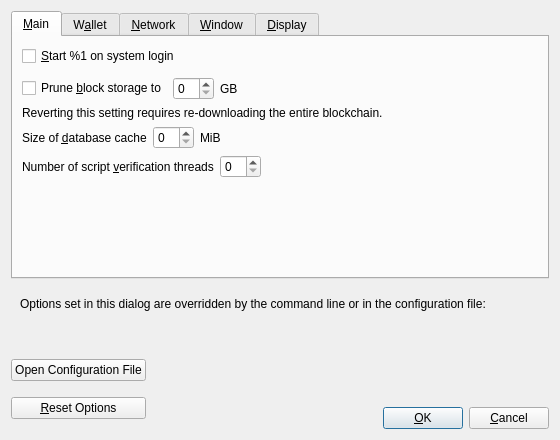
<?xml version="1.0" encoding="UTF-8"?>
<ui version="4.0">
 <class>OptionsDialog</class>
 <widget class="QDialog" name="OptionsDialog">
  <property name="geometry">
   <rect>
    <x>0</x>
    <y>0</y>
    <width>560</width>
    <height>440</height>
   </rect>
  </property>
  <property name="windowTitle">
   <string>Options</string>
  </property>
  <property name="modal">
   <bool>true</bool>
  </property>
  <layout class="QVBoxLayout" name="verticalLayout">
   <item>
    <widget class="QTabWidget" name="tabWidget">
     <property name="currentIndex">
      <number>0</number>
     </property>
     <widget class="QWidget" name="tabMain">
      <attribute name="title">
       <string>&amp;Main</string>
      </attribute>
      <layout class="QVBoxLayout" name="verticalLayout_Main">
       <item>
        <widget class="QCheckBox" name="arcadiaAtStartup">
         <property name="toolTip">
          <string>Automatically start %1 after logging in to the system.</string>
         </property>
         <property name="text">
          <string>&amp;Start %1 on system login</string>
         </property>
        </widget>
       </item>
       <item>
        <spacer name="horizontalSpacer_0_Main">
         <property name="orientation">
          <enum>Qt::Horizontal</enum>
         </property>
         <property name="sizeHint" stdset="0">
          <size>
           <width>40</width>
           <height>5</height>
          </size>
         </property>
        </spacer>
       </item>
       <item>
       <layout class="QHBoxLayout" name="horizontalLayout_Main_Prune">
        <item>
         <widget class="QCheckBox" name="prune">
          <property name="toolTip">
           <string>Disables some advanced features but all blocks will still be fully validated. Reverting this setting requires re-downloading the entire blockchain. Actual disk usage may be somewhat higher.</string>
          </property>
          <property name="text">
           <string>Prune &amp;block storage to</string>
          </property>
         </widget>
        </item>
        <item>
         <widget class="QSpinBox" name="pruneSize"/>
        </item>
         <item>
          <widget class="QLabel" name="pruneSizeUnitLabel">
           <property name="text">
            <string>GB</string>
           </property>
           <property name="textFormat">
            <enum>Qt::PlainText</enum>
           </property>
          </widget>
         </item>
         <item>
          <spacer name="horizontalSpacer_Main_Prune">
           <property name="orientation">
            <enum>Qt::Horizontal</enum>
           </property>
           <property name="sizeHint" stdset="0">
            <size>
             <width>40</width>
             <height>20</height>
            </size>
           </property>
          </spacer>
         </item>
        </layout>
       </item>
       <item>
        <widget class="QLabel" name="pruneWarning">
         <property name="text">
          <string>Reverting this setting requires re-downloading the entire blockchain.</string>
         </property>
         <property name="textFormat">
          <enum>Qt::PlainText</enum>
         </property>
        </widget>
       </item>
       <item>
        <layout class="QHBoxLayout" name="horizontalLayout_2_Main">
         <item>
          <widget class="QLabel" name="databaseCacheLabel">
           <property name="text">
            <string>Size of &amp;database cache</string>
           </property>
           <property name="textFormat">
            <enum>Qt::PlainText</enum>
           </property>
           <property name="buddy">
            <cstring>databaseCache</cstring>
           </property>
          </widget>
         </item>
         <item>
          <widget class="QSpinBox" name="databaseCache"/>
         </item>
         <item>
          <widget class="QLabel" name="databaseCacheUnitLabel">
           <property name="text">
            <string>MiB</string>
           </property>
           <property name="textFormat">
            <enum>Qt::PlainText</enum>
           </property>
          </widget>
         </item>
         <item>
          <spacer name="horizontalSpacer_2_Main">
           <property name="orientation">
            <enum>Qt::Horizontal</enum>
           </property>
           <property name="sizeHint" stdset="0">
            <size>
             <width>40</width>
             <height>20</height>
            </size>
           </property>
          </spacer>
         </item>
        </layout>
       </item>
       <item>
        <layout class="QHBoxLayout" name="horizontalLayout_Main_VerifyLabel">
         <item>
          <widget class="QLabel" name="threadsScriptVerifLabel">
           <property name="text">
            <string>Number of script &amp;verification threads</string>
           </property>
           <property name="textFormat">
            <enum>Qt::PlainText</enum>
           </property>
           <property name="buddy">
            <cstring>threadsScriptVerif</cstring>
           </property>
          </widget>
         </item>
         <item>
          <widget class="QSpinBox" name="threadsScriptVerif">
           <property name="toolTip">
            <string>(0 = auto, &lt;0 = leave that many cores free)</string>
           </property>
          </widget>
         </item>
         <item>
          <spacer name="horizontalSpacer_Main_Threads">
           <property name="orientation">
            <enum>Qt::Horizontal</enum>
           </property>
           <property name="sizeHint" stdset="0">
            <size>
             <width>40</width>
             <height>20</height>
            </size>
           </property>
          </spacer>
         </item>
        </layout>
       </item>
       <item>
        <spacer name="verticalSpacer_Main">
         <property name="orientation">
          <enum>Qt::Vertical</enum>
         </property>
         <property name="sizeHint" stdset="0">
          <size>
           <width>20</width>
           <height>40</height>
          </size>
         </property>
        </spacer>
       </item>
      </layout>
     </widget>
     <widget class="QWidget" name="tabWallet">
      <attribute name="title">
       <string>W&amp;allet</string>
      </attribute>
      <layout class="QVBoxLayout" name="verticalLayout_Wallet">
       <item>
        <widget class="QGroupBox" name="groupBox">
         <property name="title">
          <string>Expert</string>
         </property>
         <layout class="QVBoxLayout" name="verticalLayout_2">
          <item>
           <widget class="QCheckBox" name="coinControlFeatures">
            <property name="toolTip">
             <string>Whether to show coin control features or not.</string>
            </property>
            <property name="text">
             <string>Enable coin &amp;control features</string>
            </property>
           </widget>
          </item>
          <item>
           <widget class="QCheckBox" name="spendZeroConfChange">
            <property name="toolTip">
             <string>If you disable the spending of unconfirmed change, the change from a transaction cannot be used until that transaction has at least one confirmation. This also affects how your balance is computed.</string>
            </property>
            <property name="text">
             <string>&amp;Spend unconfirmed change</string>
            </property>
           </widget>
          </item>
         </layout>
        </widget>
       </item>
       <item>
        <spacer name="verticalSpacer_Wallet">
         <property name="orientation">
          <enum>Qt::Vertical</enum>
         </property>
         <property name="sizeHint" stdset="0">
          <size>
           <width>20</width>
           <height>40</height>
          </size>
         </property>
        </spacer>
       </item>
      </layout>
     </widget>
     <widget class="QWidget" name="tabNetwork">
      <attribute name="title">
       <string>&amp;Network</string>
      </attribute>
      <layout class="QVBoxLayout" name="verticalLayout_Network">
       <item>
        <widget class="QCheckBox" name="mapPortUpnp">
         <property name="toolTip">
          <string>Automatically open the Arcadia client port on the router. This only works when your router supports UPnP and it is enabled.</string>
         </property>
         <property name="text">
          <string>Map port using &amp;UPnP</string>
         </property>
        </widget>
       </item>
       <item>
        <widget class="QCheckBox" name="allowIncoming">
         <property name="toolTip">
          <string>Accept connections from outside.</string>
         </property>
         <property name="text">
          <string>Allow incomin&amp;g connections</string>
         </property>
        </widget>
       </item>
       <item>
        <widget class="QCheckBox" name="connectSocks">
         <property name="toolTip">
          <string>Connect to the Arcadia network through a SOCKS5 proxy.</string>
         </property>
         <property name="text">
          <string>&amp;Connect through SOCKS5 proxy (default proxy):</string>
         </property>
        </widget>
       </item>
       <item>
        <layout class="QHBoxLayout" name="horizontalLayout_1_Network">
         <item>
          <widget class="QLabel" name="proxyIpLabel">
           <property name="text">
            <string>Proxy &amp;IP:</string>
           </property>
           <property name="textFormat">
            <enum>Qt::PlainText</enum>
           </property>
           <property name="buddy">
            <cstring>proxyIp</cstring>
           </property>
          </widget>
         </item>
         <item>
          <widget class="QValidatedLineEdit" name="proxyIp">
           <property name="minimumSize">
            <size>
             <width>140</width>
             <height>0</height>
            </size>
           </property>
           <property name="maximumSize">
            <size>
             <width>140</width>
             <height>16777215</height>
            </size>
           </property>
           <property name="toolTip">
            <string>IP address of the proxy (e.g. IPv4: 127.0.0.1 / IPv6: ::1)</string>
           </property>
          </widget>
         </item>
         <item>
          <widget class="QLabel" name="proxyPortLabel">
           <property name="text">
            <string>&amp;Port:</string>
           </property>
           <property name="textFormat">
            <enum>Qt::PlainText</enum>
           </property>
           <property name="buddy">
            <cstring>proxyPort</cstring>
           </property>
          </widget>
         </item>
         <item>
          <widget class="QLineEdit" name="proxyPort">
           <property name="minimumSize">
            <size>
             <width>55</width>
             <height>0</height>
            </size>
           </property>
           <property name="maximumSize">
            <size>
             <width>55</width>
             <height>16777215</height>
            </size>
           </property>
           <property name="toolTip">
            <string>Port of the proxy (e.g. 9050)</string>
           </property>
          </widget>
         </item>
         <item>
          <spacer name="horizontalSpacer_1_Network">
           <property name="orientation">
            <enum>Qt::Horizontal</enum>
           </property>
           <property name="sizeHint" stdset="0">
            <size>
             <width>40</width>
             <height>20</height>
            </size>
           </property>
          </spacer>
         </item>
        </layout>
       </item>
       <item>
        <layout class="QHBoxLayout" name="horizontalLayout_2_Network">
         <item>
          <widget class="QLabel" name="proxyActiveNets">
           <property name="text">
            <string>Used for reaching peers via:</string>
           </property>
           <property name="textFormat">
            <enum>Qt::PlainText</enum>
           </property>
          </widget>
         </item>
         <item>
          <widget class="QCheckBox" name="proxyReachIPv4">
           <property name="enabled">
            <bool>false</bool>
           </property>
           <property name="toolTip">
            <string>Shows if the supplied default SOCKS5 proxy is used to reach peers via this network type.</string>
           </property>
           <property name="text">
            <string/>
           </property>
          </widget>
         </item>
         <item>
          <widget class="QLabel" name="proxyReachIPv4Label">
           <property name="text">
            <string>IPv4</string>
           </property>
           <property name="textFormat">
            <enum>Qt::PlainText</enum>
           </property>
          </widget>
         </item>
         <item>
          <widget class="QCheckBox" name="proxyReachIPv6">
           <property name="enabled">
            <bool>false</bool>
           </property>
           <property name="toolTip">
            <string>Shows if the supplied default SOCKS5 proxy is used to reach peers via this network type.</string>
           </property>
           <property name="text">
            <string/>
           </property>
          </widget>
         </item>
         <item>
          <widget class="QLabel" name="proxyReachIPv6Label">
           <property name="text">
            <string>IPv6</string>
           </property>
           <property name="textFormat">
            <enum>Qt::PlainText</enum>
           </property>
          </widget>
         </item>
         <item>
          <widget class="QCheckBox" name="proxyReachTor">
           <property name="enabled">
            <bool>false</bool>
           </property>
           <property name="toolTip">
            <string>Shows if the supplied default SOCKS5 proxy is used to reach peers via this network type.</string>
           </property>
           <property name="text">
            <string/>
           </property>
          </widget>
         </item>
         <item>
          <widget class="QLabel" name="proxyReachTorLabel">
           <property name="text">
            <string>Tor</string>
           </property>
           <property name="textFormat">
            <enum>Qt::PlainText</enum>
           </property>
          </widget>
         </item>
         <item>
          <spacer name="horizontalSpacer_2_Network">
           <property name="orientation">
            <enum>Qt::Horizontal</enum>
           </property>
           <property name="sizeHint" stdset="0">
            <size>
             <width>40</width>
             <height>20</height>
            </size>
           </property>
          </spacer>
         </item>
        </layout>
       </item>
       <item>
        <widget class="QCheckBox" name="connectSocksTor">
         <property name="toolTip">
          <string>Connect to the Arcadia network through a separate SOCKS5 proxy for Tor onion services.</string>
         </property>
         <property name="text">
          <string>Use separate SOCKS&amp;5 proxy to reach peers via Tor onion services:</string>
         </property>
        </widget>
       </item>
       <item>
        <layout class="QHBoxLayout" name="horizontalLayout_3_Network">
         <item>
          <widget class="QLabel" name="proxyIpTorLabel">
           <property name="text">
            <string>Proxy &amp;IP:</string>
           </property>
           <property name="textFormat">
            <enum>Qt::PlainText</enum>
           </property>
           <property name="buddy">
            <cstring>proxyIpTor</cstring>
           </property>
          </widget>
         </item>
         <item>
          <widget class="QValidatedLineEdit" name="proxyIpTor">
           <property name="minimumSize">
            <size>
             <width>140</width>
             <height>0</height>
            </size>
           </property>
           <property name="maximumSize">
            <size>
             <width>140</width>
             <height>16777215</height>
            </size>
           </property>
           <property name="toolTip">
            <string>IP address of the proxy (e.g. IPv4: 127.0.0.1 / IPv6: ::1)</string>
           </property>
          </widget>
         </item>
         <item>
          <widget class="QLabel" name="proxyPortTorLabel">
           <property name="text">
            <string>&amp;Port:</string>
           </property>
           <property name="textFormat">
            <enum>Qt::PlainText</enum>
           </property>
           <property name="buddy">
            <cstring>proxyPortTor</cstring>
           </property>
          </widget>
         </item>
         <item>
          <widget class="QLineEdit" name="proxyPortTor">
           <property name="minimumSize">
            <size>
             <width>55</width>
             <height>0</height>
            </size>
           </property>
           <property name="maximumSize">
            <size>
             <width>55</width>
             <height>16777215</height>
            </size>
           </property>
           <property name="toolTip">
            <string>Port of the proxy (e.g. 9050)</string>
           </property>
          </widget>
         </item>
         <item>
          <spacer name="horizontalSpacer_4_Network">
           <property name="orientation">
            <enum>Qt::Horizontal</enum>
           </property>
           <property name="sizeHint" stdset="0">
            <size>
             <width>40</width>
             <height>20</height>
            </size>
           </property>
          </spacer>
         </item>
        </layout>
       </item>
       <item>
        <spacer name="verticalSpacer_Network">
         <property name="orientation">
          <enum>Qt::Vertical</enum>
         </property>
         <property name="sizeHint" stdset="0">
          <size>
           <width>20</width>
           <height>40</height>
          </size>
         </property>
        </spacer>
       </item>
      </layout>
     </widget>
     <widget class="QWidget" name="tabWindow">
      <attribute name="title">
       <string>&amp;Window</string>
      </attribute>
      <layout class="QVBoxLayout" name="verticalLayout_Window">
       <item>
        <widget class="QCheckBox" name="hideTrayIcon">
         <property name="toolTip">
          <string>Hide the icon from the system tray.</string>
         </property>
         <property name="text">
          <string>&amp;Hide tray icon</string>
         </property>
        </widget>
       </item>
       <item>
        <widget class="QCheckBox" name="minimizeToTray">
         <property name="toolTip">
          <string>Show only a tray icon after minimizing the window.</string>
         </property>
         <property name="text">
          <string>&amp;Minimize to the tray instead of the taskbar</string>
         </property>
        </widget>
       </item>
       <item>
        <widget class="QCheckBox" name="minimizeOnClose">
         <property name="toolTip">
          <string>Minimize instead of exit the application when the window is closed. When this option is enabled, the application will be closed only after selecting Exit in the menu.</string>
         </property>
         <property name="text">
          <string>M&amp;inimize on close</string>
         </property>
        </widget>
       </item>
       <item>
        <spacer name="verticalSpacer_Window">
         <property name="orientation">
          <enum>Qt::Vertical</enum>
         </property>
         <property name="sizeHint" stdset="0">
          <size>
           <width>20</width>
           <height>40</height>
          </size>
         </property>
        </spacer>
       </item>
      </layout>
     </widget>
     <widget class="QWidget" name="tabDisplay">
      <attribute name="title">
       <string>&amp;Display</string>
      </attribute>
      <layout class="QVBoxLayout" name="verticalLayout_Display">
       <item>
        <layout class="QHBoxLayout" name="horizontalLayout_1_Display">
         <item>
          <widget class="QLabel" name="langLabel">
           <property name="text">
            <string>User Interface &amp;language:</string>
           </property>
           <property name="textFormat">
            <enum>Qt::PlainText</enum>
           </property>
           <property name="buddy">
            <cstring>lang</cstring>
           </property>
          </widget>
         </item>
         <item>
          <widget class="QValueComboBox" name="lang">
           <property name="toolTip">
            <string>The user interface language can be set here. This setting will take effect after restarting %1.</string>
           </property>
          </widget>
         </item>
        </layout>
       </item>
       <item>
        <layout class="QHBoxLayout" name="horizontalLayout_2_Display">
         <item>
          <widget class="QLabel" name="unitLabel">
           <property name="text">
            <string>&amp;Unit to show amounts in:</string>
           </property>
           <property name="textFormat">
            <enum>Qt::PlainText</enum>
           </property>
           <property name="buddy">
            <cstring>unit</cstring>
           </property>
          </widget>
         </item>
         <item>
          <widget class="QValueComboBox" name="unit">
           <property name="toolTip">
            <string>Choose the default subdivision unit to show in the interface and when sending coins.</string>
           </property>
          </widget>
         </item>
        </layout>
       </item>
       <item>
        <layout class="QHBoxLayout" name="horizontalLayout_3_Display">
         <item>
          <widget class="QLabel" name="thirdPartyTxUrlsLabel">
           <property name="toolTip">
            <string>Third party URLs (e.g. a block explorer) that appear in the transactions tab as context menu items. %s in the URL is replaced by transaction hash. Multiple URLs are separated by vertical bar |.</string>
           </property>
           <property name="text">
            <string>&amp;Third party transaction URLs</string>
           </property>
           <property name="buddy">
            <cstring>thirdPartyTxUrls</cstring>
           </property>
          </widget>
         </item>
         <item>
          <widget class="QLineEdit" name="thirdPartyTxUrls">
           <property name="toolTip">
            <string>Third party URLs (e.g. a block explorer) that appear in the transactions tab as context menu items. %s in the URL is replaced by transaction hash. Multiple URLs are separated by vertical bar |.</string>
           </property>
           <property name="placeholderText">
            <string notr="true">https://example.com/tx/%s</string>
           </property>
          </widget>
         </item>
        </layout>
       </item>
       <item>
        <spacer name="verticalSpacer_Display">
         <property name="orientation">
          <enum>Qt::Vertical</enum>
         </property>
         <property name="sizeHint" stdset="0">
          <size>
           <width>20</width>
           <height>40</height>
          </size>
         </property>
        </spacer>
       </item>
      </layout>
     </widget>
    </widget>
   </item>
   <item>
    <widget class="QFrame" name="frame">
     <layout class="QVBoxLayout" name="verticalLayout_Bottom">
      <item>
       <layout class="QHBoxLayout" name="horizontalLayout_Bottom">
        <item>
         <widget class="QLabel" name="overriddenByCommandLineInfoLabel">
          <property name="text">
           <string>Options set in this dialog are overridden by the command line or in the configuration file:</string>
          </property>
          <property name="textFormat">
           <enum>Qt::PlainText</enum>
          </property>
         </widget>
        </item>
        <item>
         <spacer name="horizontalSpacer_Bottom">
          <property name="orientation">
           <enum>Qt::Horizontal</enum>
          </property>
          <property name="sizeHint" stdset="0">
           <size>
            <width>40</width>
            <height>20</height>
           </size>
          </property>
         </spacer>
        </item>
       </layout>
      </item>
      <item>
       <widget class="QLabel" name="overriddenByCommandLineLabel">
        <property name="text">
         <string/>
        </property>
        <property name="textFormat">
         <enum>Qt::PlainText</enum>
        </property>
        <property name="wordWrap">
         <bool>true</bool>
        </property>
       </widget>
      </item>
     </layout>
    </widget>
   </item>
   <item>
    <layout class="QHBoxLayout" name="horizontalLayout_Buttons">
     <item>
      <layout class="QVBoxLayout" name="verticalLayout_Buttons">
       <item>
        <widget class="QPushButton" name="openArcadiaConfButton">
         <property name="toolTip">
          <string>Open the %1 configuration file from the working directory.</string>
         </property>
         <property name="text">
          <string>Open Configuration File</string>
         </property>
         <property name="autoDefault">
          <bool>false</bool>
         </property>
        </widget>
       </item>
       <item>
        <widget class="QPushButton" name="resetButton">
         <property name="toolTip">
          <string>Reset all client options to default.</string>
         </property>
         <property name="text">
          <string>&amp;Reset Options</string>
         </property>
         <property name="autoDefault">
          <bool>false</bool>
         </property>
        </widget>
       </item>
      </layout>
     </item>
     <item>
      <spacer name="horizontalSpacer_1">
       <property name="orientation">
        <enum>Qt::Horizontal</enum>
       </property>
       <property name="sizeHint" stdset="0">
        <size>
         <width>40</width>
         <height>48</height>
        </size>
       </property>
      </spacer>
     </item>
     <item>
      <widget class="QLabel" name="statusLabel">
       <property name="minimumSize">
        <size>
         <width>200</width>
         <height>0</height>
        </size>
       </property>
       <property name="font">
        <font>
         <weight>75</weight>
         <bold>true</bold>
        </font>
       </property>
       <property name="text">
        <string/>
       </property>
       <property name="textFormat">
        <enum>Qt::PlainText</enum>
       </property>
       <property name="wordWrap">
        <bool>true</bool>
       </property>
      </widget>
     </item>
     <item>
      <spacer name="horizontalSpacer_2">
       <property name="orientation">
        <enum>Qt::Horizontal</enum>
       </property>
       <property name="sizeHint" stdset="0">
        <size>
         <width>40</width>
         <height>48</height>
        </size>
       </property>
      </spacer>
     </item>
     <item>
      <layout class="QVBoxLayout" name="verticalLayout_4">
       <item>
        <spacer name="verticalSpacer">
         <property name="orientation">
          <enum>Qt::Vertical</enum>
         </property>
         <property name="sizeHint" stdset="0">
          <size>
           <width>20</width>
           <height>40</height>
          </size>
         </property>
        </spacer>
       </item>
       <item>
        <layout class="QHBoxLayout" name="horizontalLayout">
         <item>
          <widget class="QPushButton" name="okButton">
           <property name="text">
            <string>&amp;OK</string>
           </property>
           <property name="autoDefault">
            <bool>false</bool>
           </property>
           <property name="default">
            <bool>true</bool>
           </property>
          </widget>
         </item>
         <item>
          <widget class="QPushButton" name="cancelButton">
           <property name="text">
            <string>&amp;Cancel</string>
           </property>
           <property name="autoDefault">
            <bool>false</bool>
           </property>
          </widget>
         </item>
        </layout>
       </item>
      </layout>
     </item>
    </layout>
   </item>
  </layout>
 </widget>
 <customwidgets>
  <customwidget>
   <class>QValidatedLineEdit</class>
   <extends>QLineEdit</extends>
   <header>qt/qvalidatedlineedit.h</header>
  </customwidget>
  <customwidget>
   <class>QValueComboBox</class>
   <extends>QComboBox</extends>
   <header>qt/qvaluecombobox.h</header>
  </customwidget>
 </customwidgets>
 <resources/>
 <connections/>
</ui>
